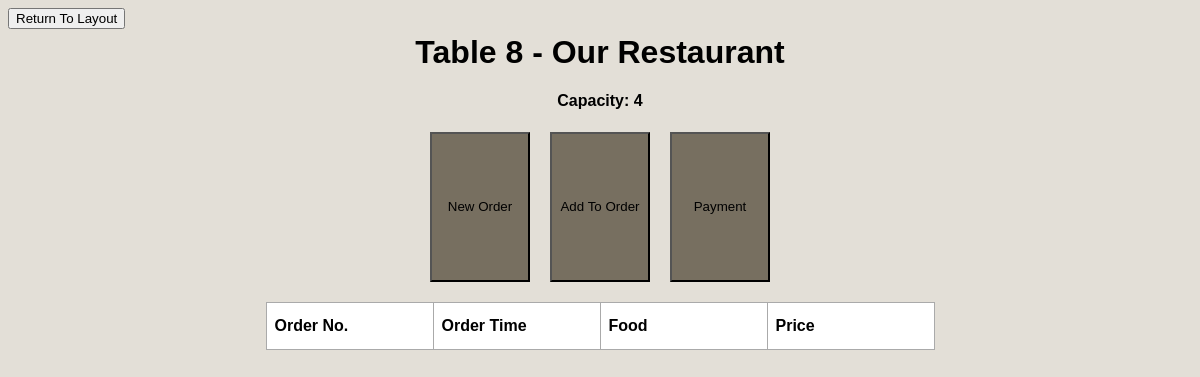
Screenshot of /order_manager/8 with the database file from the repository.
### main.py (models this page shows, shortened)
class Table(db.Model):
    table_id = db.Column(db.Integer, primary_key=True, unique=True, nullable=False)
    capacity = db.Column(db.Integer, nullable=False)
    loc = db.Column(db.String(20))

### main.py (the view, shortened to what this page needs)
@app.route('/order_manager/<int:table_id>', methods=['GET', 'POST'])
def order(table_id):
     table = Table.query.get_or_404(table_id)
     if request.method == 'POST':
        try:
            db.session.commit()
            return redirect(url_for('/order_manager/'))
        except:
               return 'There was an issue opening the layout'
     else:
        orders = (
            db.session.query(
                Order.order_id,
                Order.order_time,
                Order.total_cost,
                db.func.group_concat(MenuItem.name, ", ").label("food_items"),
                db.func.group_concat(OrderItem.quantity, ", ").label("food_quantities")
            )
            .join(OrderItem, Order.order_id == OrderItem.order_id)
            .join(MenuItem, OrderItem.menu_item_id == MenuItem.menu_item_id)
            .filter(Order.table_id == table_id)
            .group_by(Order.order_id)
            .order_by(Order.order_time)
            .all()
        )
        processed_orders = []
        return render_template('order_manager.html', table = table, orders = processed_orders)

### templates/order_manager.html (shortened to what this page needs)
{% extends 'base.html' %}
{% block body %}
<div class="content">
    <form action="/" method="get">
        <button>Return To Layout</button>
    </form>
    <h1 style="text-align: center;">Table {{table.table_id}} - {{table.loc}}</h1>
    <h4 style="text-align: center;">Capacity: {{table.capacity}}</h4>
    <div>
        <div class="form-container" align="center">
            <form action="/menu" method="get">
                <button class="smalltable">New Order</button>
            </form>
            <form action="/menu" method="get">
                <button class="smalltable">Add To Order</button>
            </form>
            <form id="payment_button" action="/payment" method="get" onClick="create_url()">
                <button class="smalltable">Payment</button>
            </form>
        </div>
        <table class="table" align="center">
            <tr>
            <th>Order No.</th>
            <th>Order Time</th>
            <th>Food</th>
            <th>Price</th>
            </tr>
        </table>
    </div>
</div>
{% endblock %}

### static/css/main.css (style rules this page uses)
body, html { font-family: sans-serif; background-color: #E3DFD7; color: black; }
h1 { margin: 5px; }
.smalltable { height: 150px; width: 100px; background-color: #776f60; }
.form-container { align-items: center; justify-content: center; display: flex; gap: 20px; margin: 20px; flex-wrap: nowrap; }
table, td, th { border: 1px solid #aaa; padding: 8px; text-align: left; word-wrap: break-word; }
.table { background-color: white; border-collapse: collapse; overflow-y: auto; table-layout: fixed; width: 30%; }
th { width: 150px; height: 30px; vertical-align: middle; }

### rows the page displays
Table: table_id "8", loc "Our Restaurant", capacity "4"
